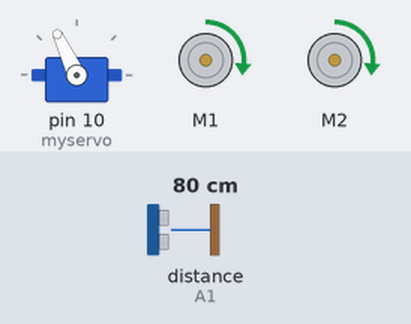
The sketch below on a simulated Arduino Uno, built with avr-gcc and run on an emulated ATmega328P. Shown: servo, 2 × DC motor (green arrow = forward, orange = backward, longer = faster). Inputs (shaded band) come from the test bench; at power-on: distance to the obstacle (sensor on A1) 80 cm. The echo pulse lasts 58.3 µs per cm.

Above: at 3.9 s.
4.0 s: distance to the obstacle (sensor on A1) set to 64 cm
5.5 s: distance to the obstacle (sensor on A1) set to 57 cm
At 6.8 s:
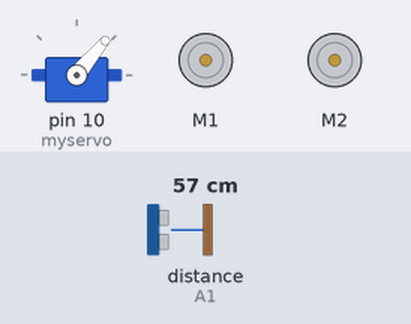
8.5 s: distance to the obstacle (sensor on A1) set to 60 cm
At 8.66 s:
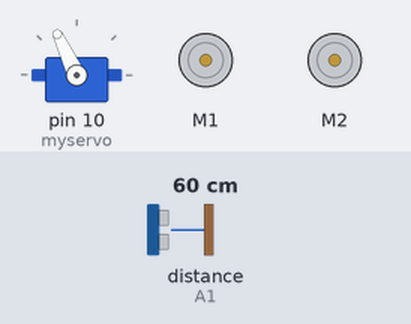
10.2 s: distance to the obstacle (sensor on A1) set to 2 cm
At 12.1 s:
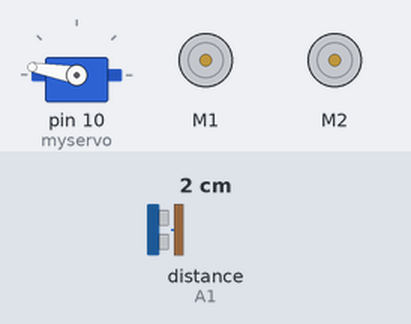
Timing chart, 0 to 17.2 s (numbered marks = the images above; inputs shaded):
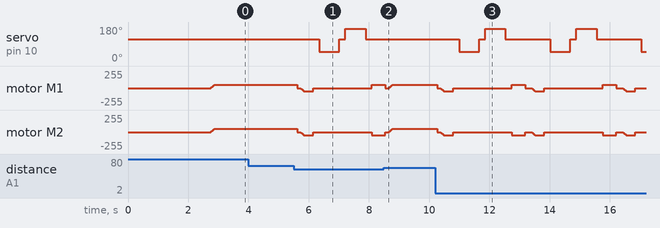

Measured:
- the behaviour switches between 60 and 59 cm on distance to the obstacle (sensor on A1) (found by bisection; images 0 and 1)
- after the input at 4.0 s, every drawn part: stays the same
- after the input at 5.5 s, servo on pin 10 (myservo): 115° → 50° after 0.85 s, → 115° 0.67 s later, → 170° 0.20 s later, → 115° 0.67 s later
- after the input at 8.5 s, servo on pin 10 (myservo): stays 115° (without the input it goes to 50° after 0.89 s)

The sketch:

Obstacle_Avoiding_Robo.ino
```cpp
//Viral Science www.youtube.com/c/viralscience  www.viralsciencecreativity.com
//Obstacle Avoiding Robo

#include <AFMotor.h>  // AFMotor Library https://learn.adafruit.com/adafruit-motor-shield/library-install
#include <NewPing.h>  // NewPing Library https://github.com/livetronic/Arduino-NewPing
#include <Servo.h>    // Servo Library https://github.com/arduino-libraries/Servo.git

#define TRIG_PIN A0
#define ECHO_PIN A1
#define MAX_DISTANCE 200
#define MAX_SPEED 50
#define MAX_SPEED_OFFSET 15

NewPing sonar(TRIG_PIN, ECHO_PIN, MAX_DISTANCE);

AF_DCMotor motor1(1, MOTOR12_1KHZ);
AF_DCMotor motor2(2, MOTOR12_1KHZ);
Servo myservo;

boolean goesForward=false;
int distance = 100;
int speedSet = 0;
int leftIR;
int rightIR;

void setup() {

  myservo.attach(10);
  myservo.write(115);
  delay(2000);
  distance = readPing();
  delay(100);
  distance = readPing();
  delay(100);
  distance = readPing();
  delay(100);
  distance = readPing();
  delay(100);
}

void loop() {
 int distanceR = 0;
 int distanceL =  0;
 delay(40);

 if(distance<=60)
 {
  moveStop();
  delay(100);
  moveBackward();
  delay(300);
  moveStop();
  delay(200);
  distanceR = lookRight();
  delay(200);
  distanceL = lookLeft();
  delay(200);

  if(distanceR>=distanceL)
  {
    turnRight();
    moveStop();
  }else
  {
    turnLeft();
    moveStop();
  }
 }else
 {
  moveForward();
 }
 distance = readPing();
}

int lookRight()
{
    myservo.write(50);
    delay(500);
    int distance = readPing();
    delay(100);
    myservo.write(115);
    return distance;
}

int lookLeft()
{
    myservo.write(170);
    delay(500);
    int distance = readPing();
    delay(100);
    myservo.write(115);
    return distance;
    delay(100);
}

int readPing() {
  delay(70);
  int cm = sonar.ping_cm();
  if(cm==0)
  {
    cm = 250;
  }
  return cm;
}

void moveStop() {
  motor1.run(RELEASE);
  motor2.run(RELEASE);
  }

void moveForward() {

 if(!goesForward)
  {
    goesForward=true;
    motor1.run(FORWARD);
    motor2.run(FORWARD);
   for (speedSet = 0; speedSet < MAX_SPEED; speedSet +=2)
   {
    motor1.setSpeed(speedSet);
    motor2.setSpeed(speedSet);
    delay(5);
   }
  }
}

void moveBackward() {
    goesForward=false;
    motor1.run(BACKWARD);
    motor2.run(BACKWARD);
  for (speedSet = 0; speedSet < MAX_SPEED; speedSet +=2)
  {
    motor1.setSpeed(speedSet);
    motor2.setSpeed(speedSet);
    delay(5);
  }
}

void turnRight() {
  motor1.run(FORWARD);
  motor2.run(BACKWARD);
  delay(450);
  motor1.run(FORWARD);
  motor2.run(FORWARD);
}

void turnLeft() {
  motor1.run(BACKWARD);
  motor2.run(FORWARD);
  delay(450);
  motor1.run(FORWARD);
  motor2.run(FORWARD);

}
```
